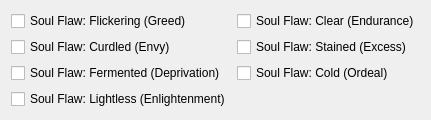
          <widget class="QWidget" name="page_13">
           <property name="geometry">
            <rect>
             <x>0</x>
             <y>0</y>
             <width>383</width>
             <height>116</height>
            </rect>
           </property>
           <attribute name="label">
            <string>Soul Flaws</string>
           </attribute>
           <layout class="QGridLayout" name="gridLayout_17">
            <item row="0" column="0">
             <widget class="QCheckBox" name="checkBox_Poss_SoulFlaw_Flickering">
              <property name="text">
               <string>Soul Flaw: Flickering (Greed)</string>
              </property>
             </widget>
            </item>
            <item row="0" column="1">
             <widget class="QCheckBox" name="checkBox_Poss_SoulFlaw_Clear">
              <property name="text">
               <string>Soul Flaw: Clear (Endurance)</string>
              </property>
             </widget>
            </item>
            <item row="1" column="0">
             <widget class="QCheckBox" name="checkBox_Poss_SoulFlaw_Curdled">
              <property name="text">
               <string>Soul Flaw: Curdled (Envy)</string>
              </property>
             </widget>
            </item>
            <item row="1" column="1">
             <widget class="QCheckBox" name="checkBox_Poss_SoulFlaw_Stained">
              <property name="text">
               <string>Soul Flaw: Stained (Excess)</string>
              </property>
             </widget>
            </item>
            <item row="2" column="0">
             <widget class="QCheckBox" name="checkBox_Poss_SoulFlaw_Fermented">
              <property name="text">
               <string>Soul Flaw: Fermented (Deprivation)</string>
              </property>
             </widget>
            </item>
            <item row="2" column="1">
             <widget class="QCheckBox" name="checkBox_Poss_SoulFlaw_Cold">
              <property name="text">
               <string>Soul Flaw: Cold (Ordeal)</string>
              </property>
             </widget>
            </item>
            <item row="3" column="0">
             <widget class="QCheckBox" name="checkBox_Poss_SoulFlaw_Lightless">
              <property name="text">
               <string>Soul Flaw: Lightless (Enlightenment)</string>
              </property>
             </widget>
            </item>
           </layout>
          </widget>
